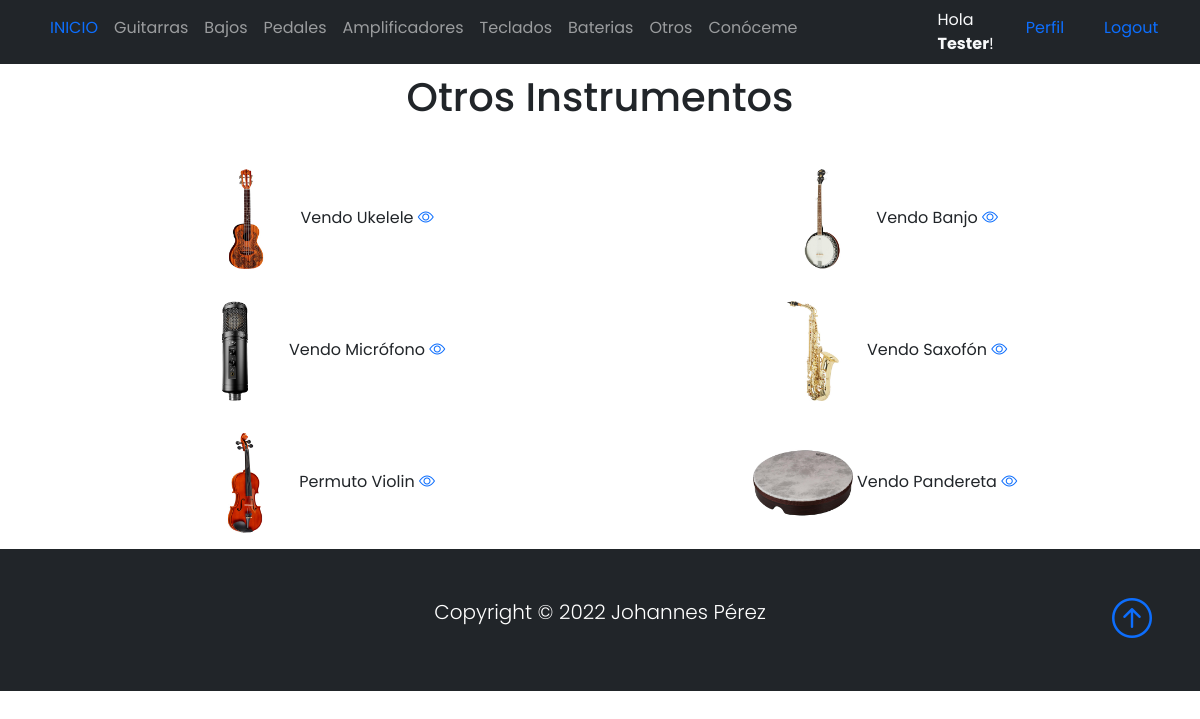
The app's page /listaOtros/ (signed in) with its own data.
### Base/models.py (models this page shows, shortened)
class Instrumento(models.Model):
    instrumentoSeleccion = (
    ('guitarra','Guitarra'),
    ('bajo', 'Bajo'),
    ('pedal','Pedal'),
    ('bateria','Bateria'),
    ('teclado','Teclado'),
    ('amplificador','Amplificador'),
    ('otro', 'Otro'),
    )
    usuario = models.ForeignKey(User, on_delete=models.CASCADE, null=True, blank=True)
    titulo = models.CharField(max_length=200)
    instrumento = models.CharField(max_length=15, choices=instrumentoSeleccion, default='guitarra')
    marca = models.CharField(max_length=40)
    modelo = models.CharField(max_length=40)
    descripcion = models.TextField(null=True, blank=True)
    year = models.IntegerField()
    precio = models.DecimalField(max_digits=10, decimal_places=2)
    fechaPublicacion = models.DateTimeField(auto_now_add=True)
    telefonoContacto = models.IntegerField()
    emailContacto = models.EmailField()
    imagenInstrumento = models.ImageField(null=True, blank=True, upload_to="imagenes/")
    class Meta:
        ordering = ['usuario', '-fechaPublicacion']

### Base/views.py (the view)
# urls.py: path('listaOtros/', OtroLista.as_view(), name='otros'),
class OtroLista(LoginRequiredMixin, ListView):
    context_object_name = 'otros'
    queryset = Instrumento.objects.filter(instrumento__startswith='otro')
    template_name = 'Base/listaOtros.html'

### Base/templates/Base/listaOtros.html (shortened to what this page needs)
{% extends 'Base/home.html' %}
{% block content %}
<br>
<br>
<div class="container text-center">
    <h1>Otros Instrumentos</h1>
</div>
<br>
<div class="container text-center">
    <div class="row">
            {% for otro in otros %}
            <div class="col-sm-6 align-items-center">
                <div class="card-body">
                <img src="{{otro.imagenInstrumento.url}}" class="" width="100px">
                {{otro.titulo}}
                <a href="{% url 'otro' otro.id %}"><i class="bi bi-eye"></i></a>
                </div>
            </div>
            {% endfor %}
    </div>
</div>
{% endblock %}

### Base/templates/Base/home.html (shortened to what this page needs)
{% load static %}
<!DOCTYPE html>
<html lang="en">
<head>
    <link href="https://cdn.jsdelivr.net/npm/bootstrap@5.0.2/dist/css/bootstrap.min.css" rel="stylesheet"
>
    <link rel="stylesheet" href="https://cdn.jsdelivr.net/npm/bootstrap-icons@1.3.0/font/bootstrap-icons.css">
    <link rel="stylesheet" type="text/css" href="{% static 'style.css' %}">
</head>
<body>
    <nav class="navbar navbar-expand-sm bg-dark navbar-dark py-2 fixed-top">
      <div class="container">
            <div class="collapse navbar-collapse" id="navmenu">
              <ul class="navbar-nav mr-auto">
                <li class="nav-item">
                  <a class="nav-link" href="{% url 'home' %}"><span class="text-primary">INICIO</span></a>
                </li>
                <li class="nav-item">
                  <a class="nav-link" href="{% url 'guitarras' %}">Guitarras</a>
                </li>
                <li class="nav-item">
                  <a class="nav-link" href="{% url 'bajos' %}">Bajos</a>
                </li>
                <li class="nav-item">
                  <a class="nav-link" href="{% url 'pedales' %}">Pedales</a>
                </li>
                <li class="nav-item">
                  <a class="nav-link" href="{% url 'amplificadores' %}">Amplificadores</a>
                </li>
                <li class="nav-item">
                  <a class="nav-link" href="{% url 'teclados' %}">Teclados</a>
                </li>
                <li class="nav-item">
                  <a class="nav-link" href="{% url 'baterias' %}">Baterias</a>
                </li>
                <li class="nav-item">
                  <a class="nav-link" href="{% url 'otros' %}">Otros</a>
                </li>
                <li class="nav-item">
                  <a class="nav-link" href="{% url 'acerca_de_mi' %}">Conóceme</a>
                </li>
                <div class="container"></div>
                <div class="container"></div>
                <div class="container"></div>
                <div class="container"></div>
                <div class="container"></div>
                {% if request.user.is_authenticated %}
                <div class="container">
                <li class="nav-item">
                  <span class="text-light"> Hola <strong>{{request.user.first_name}}</strong>!</span>
                </li>
                </div>
                <div class="container">
                <li class="nav-item">
                  <a class="nav-link" href="{% url 'editar_perfil' %}"><span class="text-primary">Perfil</span></a>
                </li>
                </div>
                <div class="container">
                <li class="nav-item">
                  <a class="nav-link" href="{% url 'logout' %}"><span class="text-primary">Logout</span></a>
                </li>
                </div>
              {% endif %}
           </ul>
          </div>
      </div>
  </nav>
      {% block content %}{% endblock %}
  <footer class="p-5 bg-dark text-white text-center position-relative">
      <div class="container">
          <p class="lead text-white">Copyright &copy; 2022 Johannes Pérez</p>
          <a href="" class="position-absolute bottom-0 end-0 p-5">
              <i class="bi bi-arrow-up-circle h1"></i>
          </a>
      </div>
  </footer>
</body>
</html>

### Base/static/style.css (style rules this page uses)
body { background-color: white; font-family: 'Poppins', 'Nunito', sans-serif; padding-top: 25px; }
a { text-decoration: none; }
li { text-decoration: none; }
p { color: #363636; }

### records on screen
Instrumento: imagenInstrumento (picture), titulo "Vendo Ukelele"
Instrumento: imagenInstrumento (picture), titulo "Vendo Banjo"
Instrumento: imagenInstrumento (picture), titulo "Vendo Micrófono"
Instrumento: imagenInstrumento (picture), titulo "Vendo Saxofón"
Instrumento: imagenInstrumento (picture), titulo "Permuto Violin"
Instrumento: imagenInstrumento (picture), titulo "Vendo Pandereta"

### other values on screen
{{ request.user.first_name }} "Tester"
